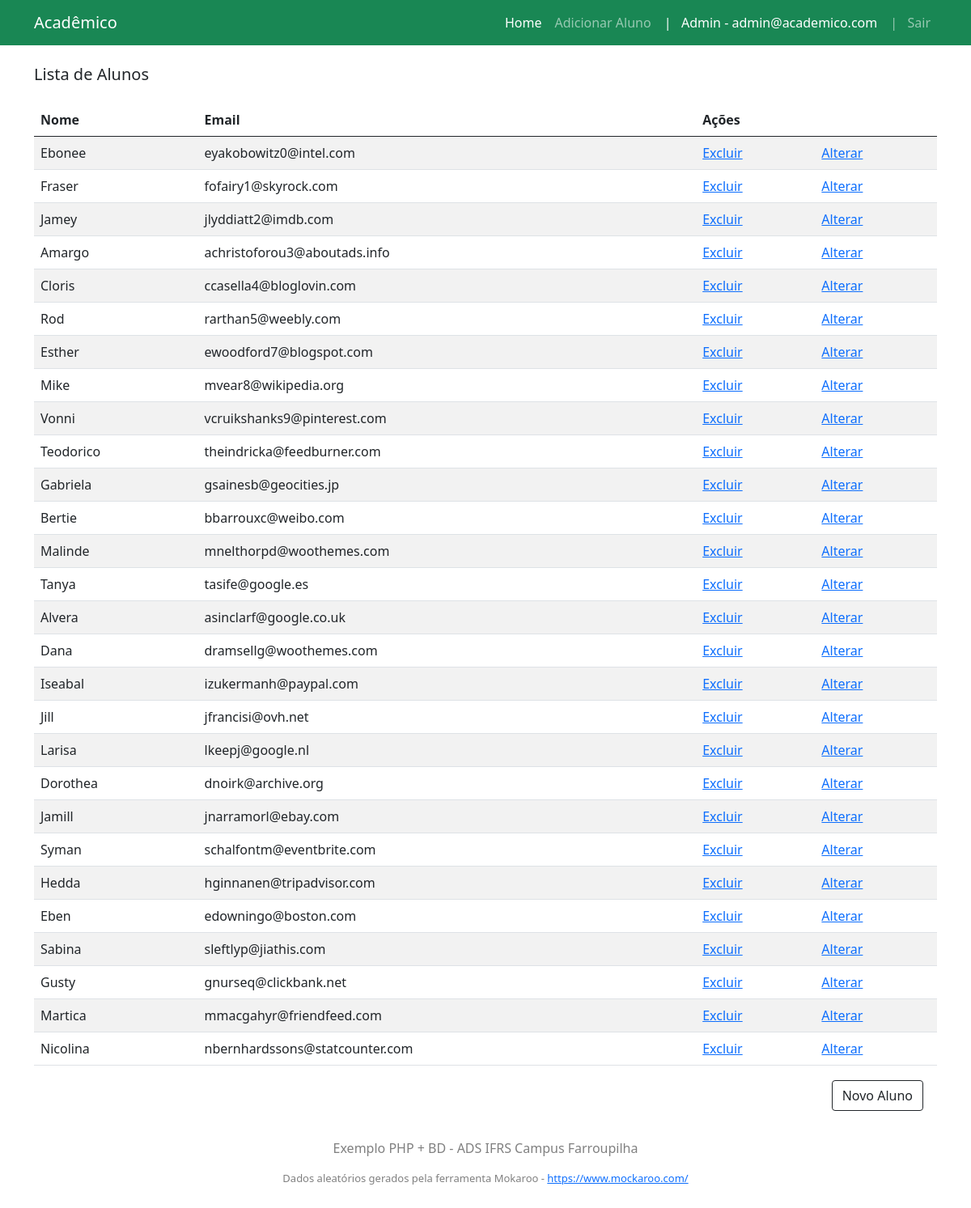
/public/home.php (signed in), run on the app's committed database.
### tables this page shows
CREATE TABLE `aluno` (
  `id_aluno` bigint unsigned NOT NULL AUTO_INCREMENT,
  `nome_aluno` varchar(100) NOT NULL,
  `email_aluno` varchar(50) NOT NULL,
  `curso` varchar(100) DEFAULT NULL,
  `img_perfil` varchar(100) DEFAULT NULL,
  PRIMARY KEY (`id_aluno`),
  UNIQUE KEY `id_aluno` (`id_aluno`)
);

### public/dao/alunoDao.php (called while the page is built, shortened)
<?php
function buscaAlunos()
{
    $connection = criaConexao();
    $sql = "select * from aluno";
    $result = mysqli_query($connection, $sql);
    $alunos = array();
    while ($itemAluno = mysqli_fetch_assoc($result)) {
        array_push($alunos, $itemAluno);
    }
    return $alunos;
}

### public/home.php (the view, shortened to what this page needs)
<!DOCTYPE html>
<html lang="en">
<head>
    <link href="https://cdn.jsdelivr.net/npm/bootstrap@5.0.0-beta1/dist/css/bootstrap.min.css" rel="stylesheet">
    <link rel="stylesheet" href="./css/master.css">
</head>
<body>
    <nav class="navbar navbar-expand-lg navbar-dark bg-success mb-4">
        <div class="container">
            <a class="navbar-brand" href="/home.php">Acadêmico</a>
            <div class="">
                <div class="collapse navbar-collapse mr-auto" id="navbarNav">
                    <ul class="navbar-nav">
                    <li class="nav-item active">
                        <a class="nav-link active disabled" href="/home.php">Home</a>
                    </li>
                    <li class="nav-item">
                        <a class="nav-link" href="/telaNovoAluno.php"> Adicionar Aluno </a>
                    </li>
                    <li class="nav-item">
                        <a class="nav-link active disabled" href=""> | &nbsp; <?php echo $_SESSION['nome'] . " - " . $_SESSION['identificacao'] ?> </a>
                    </li>
                    <li class="nav-item">
                        <a class="nav-link" href="/logout.php"> | &nbsp; Sair </a>
                    </li>
                </div>
            </div>
        </div>
    </nav>
    <div class="container">
        <h5 class="my-4">Lista de Alunos</h5>
        <div class="fill">
            <table class="table table-striped">
                <thead class="thead-dark">
                    <tr>
                        <th scope="col">Nome</th>
                        <th scope="col">Email</th>
                        <th scope="col" colspan="2">Ações</th>
                    </tr>
                </thead>
                <tbody>
                    <?php
                    include_once "./dao/alunoDao.php";
                    $alunos = buscaAlunos();
                    foreach ($alunos as $aluno) : ?>
                        <tr>
                            <td> <?php echo $aluno['nome_aluno'] ?> </td>
                            <td> <?php echo $aluno['email_aluno'] ?> </td>
                            <td>
                                <a href="excluirAluno.php?id=<?php echo $aluno['id_aluno'];?>"> Excluir</a>
                            </td>
                            <td>
                                <a href="telaEdicaoAluno.php?id=<?php echo $aluno['id_aluno'];?>"> Alterar</a>
                            </td>
                        </tr>
                    <?php endforeach ?>
                </tbody>
            </table>
        </div>
        <div class="d-flex flex-row-reverse align-items-center" style="padding: 1vh;">
            <button type="button" class="btn btn-outline-dark btn-novo-aluno">Novo Aluno</button>
        </div>
        <footer class="d-flex flex-column align-items-center">
            <div>
                <p>Exemplo PHP + BD - ADS IFRS Campus Farroupilha</p>
            </div>
            <div class="ref">
                <p>Dados aleatórios gerados pela ferramenta Mokaroo -
                    <a href="https://www.mockaroo.com/">https://www.mockaroo.com/</a>
                </p>
            </div>
        </footer>
    </div>
</body>
</html>

### public/css/master.css (style rules this page uses)
.fill { max-height: 70vh; overflow: auto; }
thead { position: sticky; top: 0; }
footer { padding: 1vh; color: gray; }
.ref { font-size: small; }

### data on the page
aluno: nome_aluno "Ebonee", email_aluno "eyakobowitz0@intel.com"
aluno: nome_aluno "Fraser", email_aluno "fofairy1@skyrock.com"
aluno: nome_aluno "Jamey", email_aluno "jlyddiatt2@imdb.com"
aluno: nome_aluno "Amargo", email_aluno "achristoforou3@aboutads.info"
aluno: nome_aluno "Cloris", email_aluno "ccasella4@bloglovin.com"
aluno: nome_aluno "Rod", email_aluno "rarthan5@weebly.com"
aluno: nome_aluno "Esther", email_aluno "ewoodford7@blogspot.com"
aluno: nome_aluno "Mike", email_aluno "mvear8@wikipedia.org"
aluno: nome_aluno "Vonni", email_aluno "vcruikshanks9@pinterest.com"
aluno: nome_aluno "Teodorico", email_aluno "theindricka@feedburner.com"
aluno: nome_aluno "Gabriela", email_aluno "gsainesb@geocities.jp"
aluno: nome_aluno "Bertie", email_aluno "bbarrouxc@weibo.com"
aluno: nome_aluno "Malinde", email_aluno "mnelthorpd@woothemes.com"
aluno: nome_aluno "Tanya", email_aluno "tasife@google.es"
aluno: nome_aluno "Alvera", email_aluno "asinclarf@google.co.uk"
aluno: nome_aluno "Dana", email_aluno "dramsellg@woothemes.com"
aluno: nome_aluno "Iseabal", email_aluno "izukermanh@paypal.com"
aluno: nome_aluno "Jill", email_aluno "jfrancisi@ovh.net"
aluno: nome_aluno "Larisa", email_aluno "lkeepj@google.nl"
aluno: nome_aluno "Dorothea", email_aluno "dnoirk@archive.org"
aluno: nome_aluno "Jamill", email_aluno "jnarramorl@ebay.com"
aluno: nome_aluno "Syman", email_aluno "schalfontm@eventbrite.com"
aluno: nome_aluno "Hedda", email_aluno "hginnanen@tripadvisor.com"
aluno: nome_aluno "Eben", email_aluno "edowningo@boston.com"
aluno: nome_aluno "Sabina", email_aluno "sleftlyp@jiathis.com"
aluno: nome_aluno "Gusty", email_aluno "gnurseq@clickbank.net"
aluno: nome_aluno "Martica", email_aluno "mmacgahyr@friendfeed.com"
aluno: nome_aluno "Nicolina", email_aluno "nbernhardssons@statcounter.com"

### other printed values
$_SESSION['nome'] "Admin"
$_SESSION['identificacao'] "admin@academico.com"
